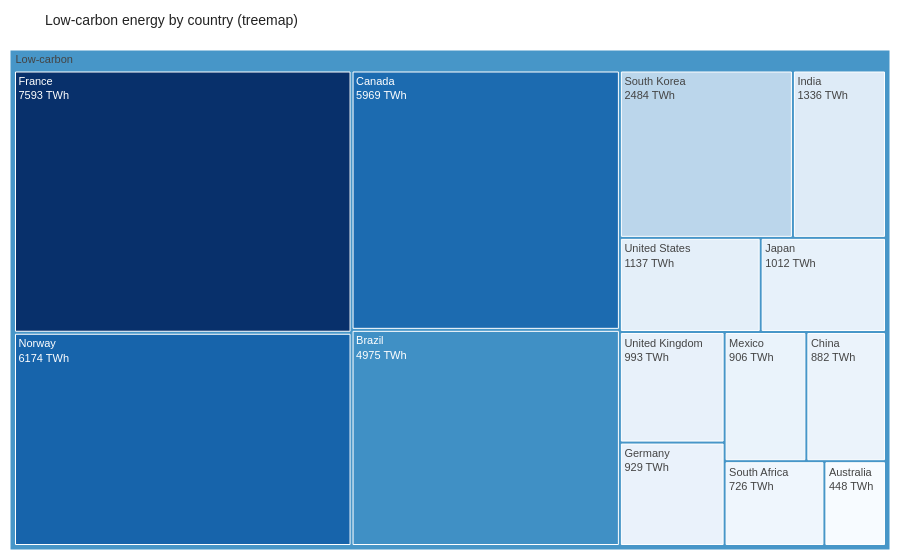
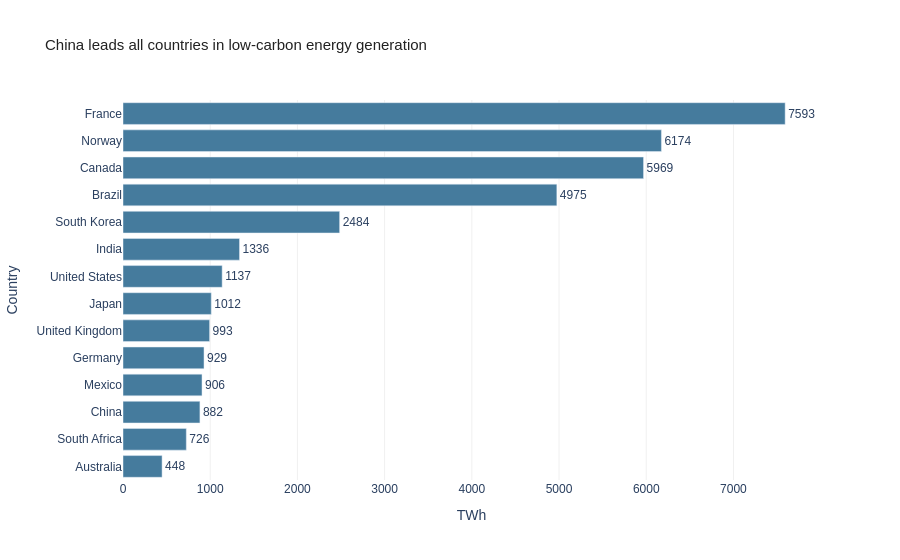

Notebook source saved alongside these figures, in order:
### Markdown cell above
## Task 3 — Treemap vs bar: low-carbon energy by country

**What to build:** Build **both** a treemap and a horizontal bar chart showing total low-carbon TWh (Nuclear + Hydro) per country. Then answer the question in a markdown cell below.

**Requirements:**
- Filter to `Source_Type == 'Low-carbon'` and aggregate TWh by country
- Treemap: single-level `path=['All', 'Country']` with a dummy root node labelled `'Low-carbon'`
- Bar chart: sorted by TWh, horizontal orientation, CVD-safe colour
- Both charts show TWh values, not percentages
- Insight title on the bar chart naming the leading country

### Code cell
lowcarbon = (
    df[df['Source_Type'] == 'Low-carbon']
    .groupby('Country')['TWh']
    .sum()
    .reset_index()
    .sort_values('TWh', ascending=False)
)
lowcarbon['All'] = 'Low-carbon'  # dummy root node

# --- Treemap ---
fig_tree = px.treemap(
    lowcarbon,
    path=['All', 'Country'],
    values='TWh',
    color='TWh',
    color_continuous_scale='Blues',
    title='Low-carbon energy by country (treemap)'
)

fig_tree.update_traces(
    texttemplate='%{label}<br>%{value:.0f} TWh',
    textfont=dict(family='Arial', size=11),
    marker=dict(line=dict(width=1, color='white'))
)

fig_tree.update_layout(
    paper_bgcolor='white',
    font=dict(family='Arial'),
    title=dict(font=dict(family='Arial', size=14, color='#222222')),
    coloraxis_showscale=False,
    margin=dict(t=50, l=10, r=10, b=10)
)
fig_tree.show()

# --- Bar chart ---
fig_bar = px.bar(
    lowcarbon.sort_values('TWh', ascending=True),
    x='TWh',
    y='Country',
    orientation='h',
    text='TWh',
    color_discrete_sequence=['#457B9D'],
    title='China leads all countries in low-carbon energy generation'
)

fig_bar.update_traces(
    texttemplate='%{text:.0f}',
    textposition='outside',
    marker_color='#457B9D'
)

fig_bar.update_layout(
    paper_bgcolor='white',
    plot_bgcolor='white',
    font=dict(family='Arial'),
    title=dict(font=dict(family='Arial', size=15, color='#222222')),
    xaxis=dict(
        title='TWh',
        showgrid=True, gridcolor='#F0F0F0',
        showline=False
    ),
    yaxis=dict(showgrid=False, showline=False),
    margin=dict(l=120, r=80)
)
fig_bar.show()

### Figure 1 — Plotly figure (JSON) as saved in the notebook; plotly's stock layout.template omitted (floating-point values rounded to 4 significant figures)
{"data": [{"branchvalues": "total", "customdata": [[7593.0], [6174.0], [5969.0], [4975.0], [2484.0], [1336.0], [1137.0], [1012.0], [993.0], [929.0], [906.0], [882.0], [726.0], [448.0], [4797.0]], "domain": {"x": [0, 1], "y": [0, 1]}, "hovertemplate": "labels=%{label}<br>TWh_sum=%{value}<br>parent=%{parent}<br>id=%{id}<br>TWh=%{color}<extra></extra>", "ids": ["Low-carbon/France", "Low-carbon/Norway", "Low-carbon/Canada", "Low-carbon/Brazil", "Low-carbon/South Korea", "Low-carbon/India", "Low-carbon/United States", "Low-carbon/Japan", "Low-carbon/United Kingdom", "Low-carbon/Germany", "Low-carbon/Mexico", "Low-carbon/China", "Low-carbon/South Africa", "Low-carbon/Australia", "Low-carbon"], "labels": ["France", "Norway", "Canada", "Brazil", "South Korea", "India", "United States", "Japan", "United Kingdom", "Germany", "Mexico", "China", "South Africa", "Australia", "Low-carbon"], "marker": {"coloraxis": "coloraxis", "colors": [7593.0, 6174.0, 5969.0, 4975.0, 2484.0, 1336.0, 1137.0, 1012.0, 993.0, 929.0, 906.0, 882.0, 726.0, 448.0, 4797.0], "line": {"color": "white", "width": 1}}, "name": "", "parents": ["Low-carbon", "Low-carbon", "Low-carbon", "Low-carbon", "Low-carbon", "Low-carbon", "Low-carbon", "Low-carbon", "Low-carbon", "Low-carbon", "Low-carbon", "Low-carbon", "Low-carbon", "Low-carbon", ""], "textfont": {"family": "Arial", "size": 11}, "texttemplate": "%{label}<br>%{value:.0f} TWh", "type": "treemap", "values": [7593.0, 6174.0, 5969.0, 4975.0, 2484.0, 1336.0, 1137.0, 1012.0, 993.0, 929.0, 906.0, 882.0, 726.0, 448.0, 35560.0]}], "layout": {"coloraxis": {"colorbar": {"title": {"text": "TWh"}}, "colorscale": [[0, "rgb(247,251,255)"], [0.125, "rgb(222,235,247)"], [0.25, "rgb(198,219,239)"], [0.375, "rgb(158,202,225)"], [0.5, "rgb(107,174,214)"], [0.625, "rgb(66,146,198)"], [0.75, "rgb(33,113,181)"], [0.875, "rgb(8,81,156)"], [1, "rgb(8,48,107)"]], "showscale": false}, "font": {"family": "Arial"}, "legend": {"tracegroupgap": 0}, "margin": {"b": 10, "l": 10, "r": 10, "t": 50}, "paper_bgcolor": "white", "title": {"font": {"color": "#222222", "family": "Arial", "size": 14}, "text": "Low-carbon energy by country (treemap)"}}}

### Figure 2 — Plotly figure (JSON) as saved in the notebook; plotly's stock layout.template omitted (floating-point values rounded to 4 significant figures)
{"data": [{"hovertemplate": "TWh=%{text}<br>Country=%{y}<extra></extra>", "legendgroup": "", "marker": {"color": "#457B9D", "pattern": {"shape": ""}}, "name": "", "orientation": "h", "showlegend": false, "text": [448.0, 726.0, 882.0, 906.0, 929.0, 993.0, 1012.0, 1137.0, 1336.0, 2484.0, 4975.0, 5969.0, 6174.0, 7593.0], "textposition": "outside", "texttemplate": "%{text:.0f}", "type": "bar", "x": [448.0, 726.0, 882.0, 906.0, 929.0, 993.0, 1012.0, 1137.0, 1336.0, 2484.0, 4975.0, 5969.0, 6174.0, 7593.0], "xaxis": "x", "y": ["Australia", "South Africa", "China", "Mexico", "Germany", "United Kingdom", "Japan", "United States", "India", "South Korea", "Brazil", "Canada", "Norway", "France"], "yaxis": "y"}], "layout": {"barmode": "relative", "font": {"family": "Arial"}, "legend": {"tracegroupgap": 0}, "margin": {"l": 120, "r": 80}, "paper_bgcolor": "white", "plot_bgcolor": "white", "title": {"font": {"color": "#222222", "family": "Arial", "size": 15}, "text": "China leads all countries in low-carbon energy generation"}, "xaxis": {"anchor": "y", "domain": [0, 1], "gridcolor": "#F0F0F0", "showgrid": true, "showline": false, "title": {"text": "TWh"}}, "yaxis": {"anchor": "x", "domain": [0, 1], "showgrid": false, "showline": false, "title": {"text": "Country"}}}}
